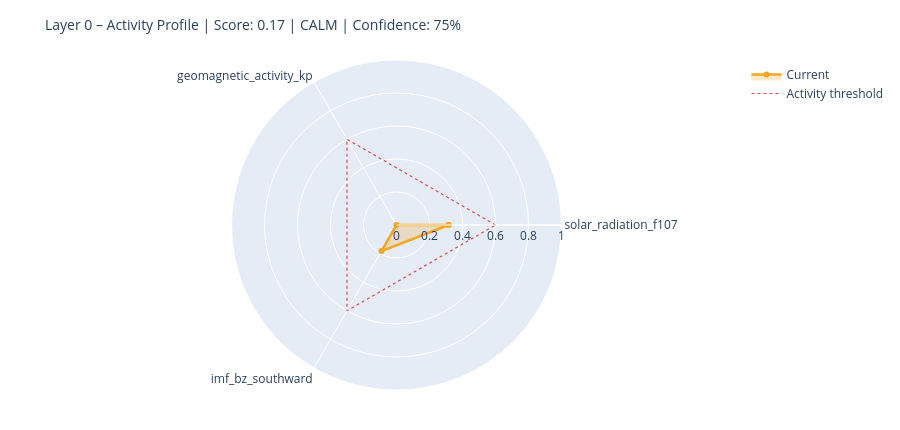

Notebook code cell kept with this figure:
### Markdown cell above
---
## 6. State Assessment & Handoff to Layer 1

### Code cell
# ============================================================
# STEP 1 – Collect raw values with source modes
# Mode: 'primary' | 'fallback_3h' | 'last_valid' | 'missing'
# ============================================================

def safe_last(df, col):
    if df is None or col not in df.columns: return None
    s = df[col].dropna()
    return float(s.iloc[-1]) if not s.empty else None

f107_now = safe_last(df_f107, 'f10.7')
bz_now   = safe_last(df_mag,  'bz_gsm')
kp_now   = safe_last(df_kp,   'kp')
sw_now   = safe_last(df_sw,   'speed')

source_modes = {
    'F10.7':    'primary'  if f107_now is not None else 'missing',
    'Kp':       'primary'  if kp_now   is not None else 'missing',
    'IMF_Bz':   'primary'  if bz_now   is not None else 'missing',
    'SW_speed': 'primary'  if sw_now   is not None else 'missing',
}

# Kp Fallback – 3h endpoint
if kp_now is None:
    try:
        r = requests.get(
            'https://services.swpc.noaa.gov/json/noaa-planetary-k-index.json',
            timeout=10)
        r.raise_for_status()
        fb = pd.DataFrame(r.json())
        tc = next((c for c in fb.columns if 'time' in c.lower()), fb.columns[0])
        kc = next((c for c in fb.columns if 'kp' in c.lower() and c != tc), None)
        if kc:
            fb[kc] = fb[kc].astype(str).str.extract(r'([0-9]+(?:\.[0-9]*)?)')[0]
            fb[kc] = pd.to_numeric(fb[kc], errors='coerce')
            fb = fb[fb[kc] >= 0].dropna(subset=[kc])
            if not fb.empty:
                kp_now = float(fb[kc].iloc[-1])
                source_modes['Kp'] = 'fallback_3h'
                print(f'  Kp fallback (3h): {kp_now:.1f}')
    except Exception as e:
        print(f'  Kp fallback failed: {e}')

# Solar Wind Fallback – last valid value
if sw_now is None and df_sw is not None and 'speed' in df_sw.columns:
    s = df_sw['speed'].dropna()
    if not s.empty:
        sw_now = float(s.iloc[-1])
        source_modes['SW_speed'] = 'last_valid'
        print(f'  SW fallback (last_valid): {sw_now:.0f} km/s')

print()
print('Source modes:', source_modes)

# ============================================================
# STEP 2 – Score from available components only
# ============================================================

def norm(v, lo, hi):
    if v is None: return None
    return max(0.0, min(1.0, (v - lo) / (hi - lo)))

COMPONENTS = {
    'solar_radiation_f107':    (f107_now, norm(f107_now, 60, 250)),
    'geomagnetic_activity_kp': (kp_now,   norm(kp_now,   0,   9)),
    'imf_bz_southward':        (bz_now,   norm(-(bz_now or 0) if bz_now else None, -5, 30)
                                           if bz_now is not None else None),
    'solar_wind_speed':        (sw_now,   norm(sw_now, 300, 800)),
}

available   = {k: v[1] for k, v in COMPONENTS.items() if v[1] is not None}
unavailable = [k for k, v in COMPONENTS.items() if v[1] is None]

layer0_score = round(sum(available.values()) / len(available), 4) if available else None
confidence   = round(len(available) / len(COMPONENTS), 2)

level = ('unknown'  if layer0_score is None
         else 'calm'     if layer0_score < 0.3
         else 'moderate' if layer0_score < 0.6
         else 'active')

# ============================================================
# STEP 3 – Dominant Driver
# ============================================================

def dominant_driver(kp, f107, bz, sw):
    candidates = []
    if kp   is not None and kp   >= 4:   candidates.append(('geomagnetic',    kp / 9))
    if sw   is not None and sw   >= 500:  candidates.append(('solar_wind',     sw / 800))
    if bz   is not None and bz   <= -5:   candidates.append(('imf_southward',  abs(bz) / 30))
    if f107 is not None and f107 >= 150:  candidates.append(('solar_radiation',f107 / 250))
    return max(candidates, key=lambda x: x[1])[0] if candidates else 'none'

driver = dominant_driver(kp_now, f107_now, bz_now, sw_now)

# ============================================================
# STEP 4 – Downstream expectations
# ============================================================

def downstream_expectation(driver, score, kp, bz, f107):
    exp = {
        'magnetosphere':        'calm',
        'ionosphere':           'calm',
        'schumann_resonance':   'unchanged',
        'lithosphere_currents': 'low',
    }
    if driver == 'geomagnetic' or (kp and kp >= 5):
        exp['magnetosphere']        = 'compressed / storm'
        exp['ionosphere']           = 'elevated disturbance (TEC variability)'
        exp['schumann_resonance']   = 'elevated amplitude possible'
        exp['lithosphere_currents'] = 'elevated induction currents'
    elif driver == 'imf_southward' or (bz and bz <= -5):
        exp['magnetosphere']        = 'energy coupling active'
        exp['ionosphere']           = 'elevated electron density possible'
        exp['schumann_resonance']   = 'slight modulation possible'
    elif driver == 'solar_radiation' or (f107 and f107 >= 150):
        exp['ionosphere']           = 'elevated ionization (F-layer)'
        exp['schumann_resonance']   = 'slightly elevated background activity'
    return exp

downstream = downstream_expectation(driver, layer0_score, kp_now, bz_now, f107_now)

# ============================================================
# CONSOLE OUTPUT
# ============================================================

W = 58
print('=' * W)
print('LAYER 0 – STATE ASSESSMENT')
print('=' * W)
for name, (raw_v, score_v) in COMPONENTS.items():
    if score_v is not None:
        bar = '█' * int(score_v * 20) + '░' * (20 - int(score_v * 20))
        print(f'  {name:<35}  {bar}  {score_v:.2f}')
    else:
        print(f'  {name:<35}  {"─" * 20}  n/a')
print('-' * W)
print(f'  Score ({len(available)}/{len(COMPONENTS)} components):  {layer0_score:.3f}')
print(f'  Confidence:         {confidence:.0%}')
print(f'  Level:              {level.upper()}')
print(f'  Dominant Driver:    {driver}')

# Radar chart
cats = list(available.keys())
vals = list(available.values())
if len(cats) >= 3:
    fig = go.Figure()
    fig.add_trace(go.Scatterpolar(
        r=vals + [vals[0]], theta=cats + [cats[0]],
        fill='toself', fillcolor='rgba(242,166,35,0.25)',
        line=dict(color='#F2A623', width=2.5), name='Current'
    ))
    fig.add_trace(go.Scatterpolar(
        r=[0.6] * (len(cats) + 1), theta=cats + [cats[0]],
        line=dict(color='#E24B4A', dash='dot', width=1.2),
        mode='lines', name='Activity threshold'
    ))
    fig.update_layout(
        title=dict(text=f'Layer 0 – Activity Profile | Score: {layer0_score:.2f} | {level.upper()} | Confidence: {confidence:.0%}',
                   font=dict(size=14)),
        polar=dict(radialaxis=dict(visible=True, range=[0, 1])),
        height=430, showlegend=True,
        margin=dict(l=60, r=60, t=60, b=40)
    )
    fig.show()

### Figure 1 — Plotly figure (JSON) as saved in the notebook; plotly's stock layout.template omitted (floating-point values rounded to 4 significant figures)
{"data": [{"fill": "toself", "fillcolor": "rgba(242,166,35,0.25)", "line": {"color": "#F2A623", "width": 2.5}, "name": "Current", "r": [0.3158, 0.0, 0.1823, 0.3158], "theta": ["solar_radiation_f107", "geomagnetic_activity_kp", "imf_bz_southward", "solar_radiation_f107"], "type": "scatterpolar"}, {"line": {"color": "#E24B4A", "dash": "dot", "width": 1.2}, "mode": "lines", "name": "Activity threshold", "r": [0.6, 0.6, 0.6, 0.6], "theta": ["solar_radiation_f107", "geomagnetic_activity_kp", "imf_bz_southward", "solar_radiation_f107"], "type": "scatterpolar"}], "layout": {"height": 430, "margin": {"b": 40, "l": 60, "r": 60, "t": 60}, "polar": {"radialaxis": {"range": [0, 1], "visible": true}}, "showlegend": true, "title": {"font": {"size": 14}, "text": "Layer 0 – Activity Profile | Score: 0.17 | CALM | Confidence: 75%"}}}
